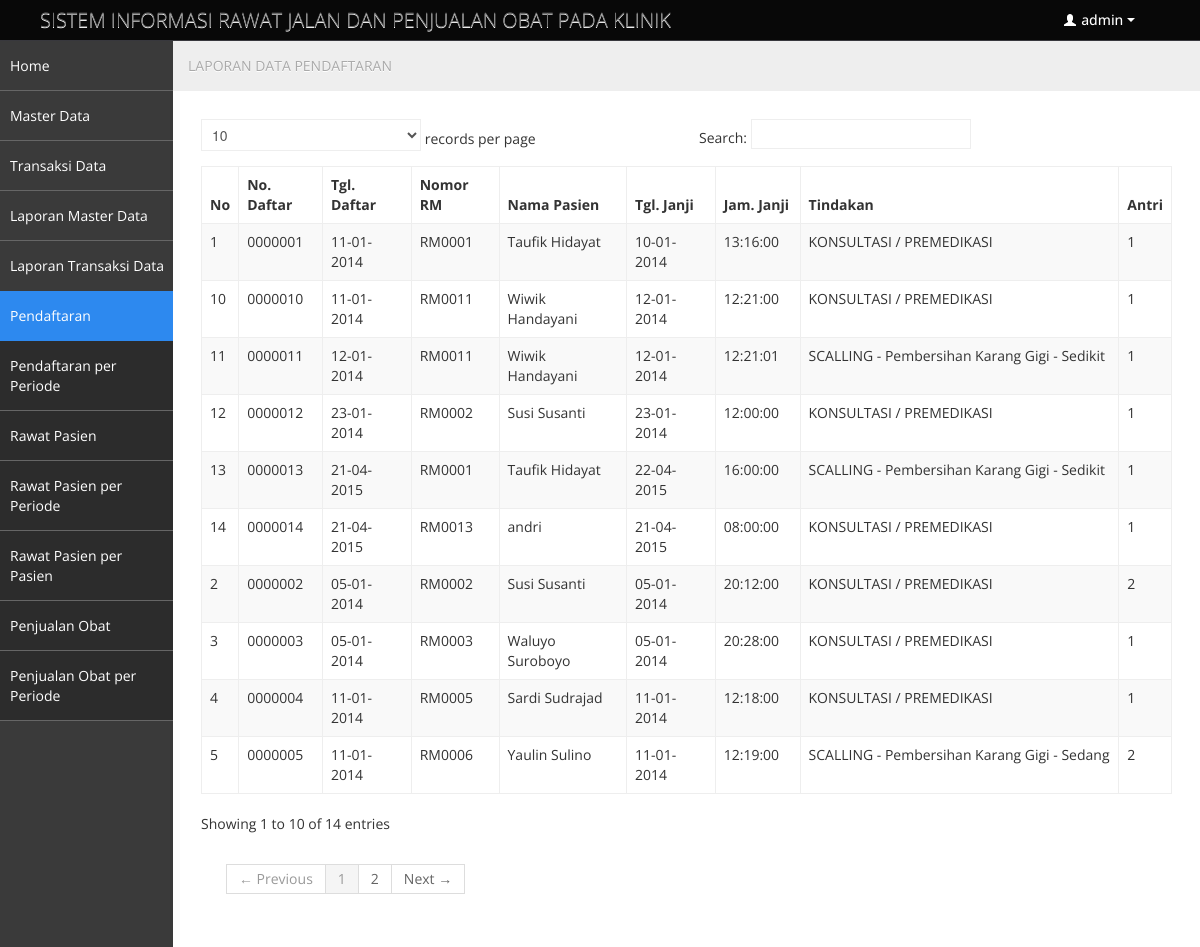
/dasboard.php?page=Laporan-Pendaftaran (signed in), run on the app's committed database.
### tables this page shows
CREATE TABLE IF NOT EXISTS `petugas` (
  `kd_petugas` char(4) NOT NULL,
  `nm_petugas` varchar(100) NOT NULL,
  `no_telepon` varchar(20) NOT NULL,
  `username` varchar(20) NOT NULL,
  `password` varchar(200) NOT NULL,
  `level` varchar(20) NOT NULL DEFAULT 'Kasir',
  PRIMARY KEY (`kd_petugas`)
);

CREATE TABLE IF NOT EXISTS `pendaftaran` (
  `no_daftar` char(7) NOT NULL,
  `nomor_rm` char(6) NOT NULL,
  `tgl_daftar` date NOT NULL,
  `tgl_janji` date NOT NULL,
  `jam_janji` time NOT NULL,
  `keluhan` varchar(100) NOT NULL,
  `kd_tindakan` char(4) NOT NULL,
  `nomor_antri` int(4) NOT NULL,
  `kd_petugas` char(4) NOT NULL,
  PRIMARY KEY (`no_daftar`)
);

CREATE TABLE IF NOT EXISTS `pasien` (
  `nomor_rm` char(6) NOT NULL,
  `nm_pasien` varchar(100) NOT NULL,
  `no_identitas` varchar(40) NOT NULL,
  `jns_kelamin` enum('Laki-laki','Perempuan') NOT NULL,
  `gol_darah` enum('A','B','AB','O') NOT NULL,
  `agama` varchar(30) NOT NULL,
  `tempat_lahir` varchar(100) NOT NULL,
  `tanggal_lahir` date NOT NULL,
  `no_telepon` varchar(20) NOT NULL,
  `alamat` varchar(200) NOT NULL,
  `stts_nikah` enum('Menikah','Belum Nikah') NOT NULL,
  `pekerjaan` varchar(100) NOT NULL,
  `keluarga_status` enum('Ayah','Ibu','Suami','Istri','Saudara') NOT NULL,
  `keluarga_nama` varchar(100) NOT NULL,
  `keluarga_telepon` varchar(20) NOT NULL,
  `tgl_rekam` date NOT NULL,
  `kd_petugas` char(4) NOT NULL,
  PRIMARY KEY (`nomor_rm`)
);

CREATE TABLE IF NOT EXISTS `tindakan` (
  `kd_tindakan` char(4) NOT NULL,
  `nm_tindakan` varchar(100) NOT NULL,
  `harga` int(10) NOT NULL,
  PRIMARY KEY (`kd_tindakan`)
);

### library/inc.library.php (called while the page is built, shortened)
<?php
function IndonesiaTgl($tanggal){
	$tgl=substr($tanggal,8,2);
	$bln=substr($tanggal,5,2);
	$thn=substr($tanggal,0,4);
	$tanggal="$tgl-$bln-$thn";
	return $tanggal;
}
?>

### laporan_pendaftaran.php (the view, shortened to what this page needs)
<?php
$row = 50;
$hal = isset($_GET['hal']) ? $_GET['hal'] : 0;
?>
<ul class="breadcrumb">
				<li>
					LAPORAN DATA PENDAFTARAN
				</li>
</ul>
<table class="table table-striped table-bordered bootstrap-datatable datatable">
<thead>
  <tr>
    <th><strong>No</strong></th>
    <th><strong>No. Daftar </strong></th>
    <th><strong>Tgl. Daftar </strong></th>
    <th><strong>Nomor RM </strong></th>
    <th><strong>Nama Pasien  </strong></th>
    <th><strong>Tgl. Janji </strong></th>
    <th><strong>Jam. Janji </strong></th>
    <th><strong>Tindakan</strong></th>
    <th><strong>Antri</strong></th>
  </tr>
</thead>
  <?php
	$mySql = "SELECT pendaftaran.*, pasien.nm_pasien, tindakan.nm_tindakan
				FROM pendaftaran
				LEFT JOIN pasien ON pendaftaran.nomor_rm = pasien.nomor_rm
				LEFT JOIN tindakan ON pendaftaran.kd_tindakan = tindakan.kd_tindakan
				ORDER BY pendaftaran.no_daftar ASC LIMIT $hal, $row";
	$myQry = mysql_query($mySql, $koneksidb)  or die ("Query salah : ".mysql_error());
	$nomor = $hal;
	while ($myData = mysql_fetch_array($myQry)) {
		$nomor++;
	?>
  <tr>
    <td><?php echo $nomor; ?></td>
    <td><?php echo $myData['no_daftar']; ?></td>
    <td><?php echo IndonesiaTgl($myData['tgl_daftar']); ?></td>
    <td><?php echo $myData['nomor_rm']; ?></td>
    <td><?php echo $myData['nm_pasien']; ?></td>
    <td><?php echo IndonesiaTgl($myData['tgl_janji']); ?></td>
    <td><?php echo $myData['jam_janji']; ?></td>
    <td><?php echo $myData['nm_tindakan']; ?></td>
    <td align="center"><?php echo $myData['nomor_antri']; ?></td>
  </tr>
  <?php } ?>
</table>

### dasboard.php (shortened to what this page needs)
<?php
include_once "library/inc.connection.php";
include_once "library/inc.library.php";
?>
<!DOCTYPE html>
<html lang="en">
<head>
	<link id="bootstrap-style" href="css/bootstrap.min.css" rel="stylesheet">
	<link href="css/bootstrap-responsive.min.css" rel="stylesheet">
	<link id="base-style" href="css/style.css" rel="stylesheet">
	<link id="base-style-responsive" href="css/style-responsive.css" rel="stylesheet">
    <link rel="stylesheet" type="text/css" href="plugins/tigra_calendar/tcal.css" />
</head>
<body>
	<div class="navbar">
		<div class="navbar-inner">
			<div class="container-fluid">
					<a class="brand" href="index.html">SISTEM INFORMASI RAWAT JALAN DAN PENJUALAN OBAT PADA KLINIK </a>
				<div class="nav-no-collapse header-nav">
					<ul class="nav pull-right">
						<?php
$mySql = "SELECT * FROM petugas WHERE kd_petugas='".$_SESSION['SES_LOGIN']."'";
$myQry = mysql_query($mySql, $koneksidb)  or die ("Query user salah : ".mysql_error());
$myData= mysql_fetch_array($myQry);
?>
						<li class="dropdown">
							<a class="btn dropdown-toggle" data-toggle="dropdown" href="#">
								<i class="halflings-icon white user"></i> <?php echo $myData['username']; ?>
								<span class="caret"></span>
							</a>
						</li>
					</ul>
				</div>
		  </div>
		</div>
	</div>
		<div class="container-fluid-full">
		<div class="row-fluid">
			<div id="sidebar-left" class="span2">
				<div class="nav-collapse sidebar-nav">
				<?php include "menu.php"; ?></div>
			</div>
			<div id="content" class="span10">
<?php include "buka_file.php";?>
          </div>
		</div>
		</div>
</body>
</html>

### css/style.css (style rules this page uses)
body { background: #F5F5F5; color: #333; border: none; font-family: 'Open Sans', sans-serif; font-weight: 400; }
a { color: #646464; }
.navbar { margin-bottom: 0px; }
.navbar-inner { margin-bottom: 0px; min-height: 40px; padding-right: 20px; padding-left: 20px; background: #080808; filter: none; text-shadow: 1px 1px 1px #0a0c0e; border: none; color: #fff; -webkit-border-radius: 0px; -moz-border-radius: 0px; border-radius: 0px; *zoom: 1; border-bottom: 1px solid #38383D; }
.navbar-inner a { color: #7b7b7b; text-shadow: 0 -1px 1px #0b090a; }
.navbar-inner a i { margin-top: 2px; }
.header-nav { padding: 0px; color: #fff !important; background: #000 !important; }
.header-nav .nav { margin: 0px; }
.header-nav .btn { display: inline-block; padding: 21px 20px; margin-top: 0px; margin-left: 0px; font-size: 14px; line-height: 20px; text-align: center; text-shadow: none; vertical-align: middle; cursor: pointer; background: transparent; border-left: none; border-right: none; border-top: 0px; border-bottom: 0px; -webkit-border-radius: 0px; -moz-border-radius: 0px; border-radius: 0px; -webkit-box-shadow: none !important; -moz-box-shadow: none !important; box-shadow: none !important; }
.header-nav a.btn { color: #fff !important; text-shadow: none !important; padding: 10px 25px !important; }
.header-nav .btn .caret { border-top-color: #fff !important; border-bottom-color: #fff !important; }
#sidebar-left { background: #3A3A3A; }
#content { background: #ffffff; filter: none; min-height: 100%; padding: 20px 20px; position: relative; }
.breadcrumb { margin: -28px -28px 28px -28px; line-height: 34px; background: #eee; border: 0px; color: #aaa; -webkit-box-shadow: none; -moz-box-shadow: none; box-shadow: none; -webkit-border-radius: 0px; -moz-border-radius: 0px; border-radius: 0px; }
.btn { display: inline-block; padding: 6px 12px; margin-bottom: 0; font-size: 14px; font-weight: 500; line-height: 20px; text-align: center; white-space: nowrap; vertical-align: middle; cursor: pointer; border: 1px solid #a7a9aa; -webkit-border-radius: 0px !important; border-radius: 0px !important; }
.btn i { margin-top: 2px; }
.btn { color: #ffffff; background-color: #a7a9aa; border-color: #a7a9aa; background-image: none; filter: none; text-shadow: none; }
.table th, .table td { border-top: 1px solid #eee; }
.table-bordered { border-color: #eee; -webkit-border-radius: 0px !important; -moz-border-radius: 0px !important; border-radius: 0px !important; }
.table-bordered th, .table-bordered td { border-left: 1px solid #eee; }
.table-bordered thead:first-child tr:first-child > th:first-child, .table-bordered tbody:first-child tr:first-child > td:first-child, .table-bordered tbody:first-child tr:first-child > th:first-child { -webkit-border-radius: 0px !important; -moz-border-radius: 0px !important; border-radius: 0px !important; }
.table-bordered thead:first-child tr:first-child > th:last-child, .table-bordered tbody:first-child tr:first-child > td:last-child, .table-bordered tbody:first-child tr:first-child > th:last-child { -webkit-border-radius: 0px !important; -moz-border-radius: 0px !important; border-radius: 0px !important; }
.table-bordered thead:last-child tr:last-child > th:first-child, .table-bordered tbody:last-child tr:last-child > td:first-child, .table-bordered tbody:last-child tr:last-child > th:first-child, .table-bordered tfoot:last-child tr:last-child > td:first-child, .table-bordered tfoot:last-child tr:last-child > th:first-child { -webkit-border-radius: 0px !important; -moz-border-radius: 0px !important; border-radius: 0px !important; }
.table-bordered thead:last-child tr:last-child > th:last-child, .table-bordered tbody:last-child tr:last-child > td:last-child, .table-bordered tbody:last-child tr:last-child > th:last-child, .table-bordered tfoot:last-child tr:last-child > td:last-child, .table-bordered tfoot:last-child tr:last-child > th:last-child { -webkit-border-radius: 0px !important; -moz-border-radius: 0px !important; border-radius: 0px !important; }

### css/style-responsive.css (style rules this page uses)
@media (min-width: 1200px) { .container-fluid-full { overflow: hidden; position: relative; height: 100%; } }
@media (min-width: 1200px) { #content { width: 85.578%; padding: 28px; margin: 0px 0px; margin-left: 14.422% !important; } }
@media (min-width: 1200px) { #sidebar-left { background: #3A3A3A; margin-left: 0px !important; position: absolute; height: 100%; } }

### data on the page
petugas: username "admin"
pendaftaran: no_daftar "0000001", tgl_daftar "11-01-2014", nomor_rm "RM0001", pasien.nm_pasien "Taufik Hidayat", tgl_janji "10-01-2014", jam_janji "13:16:00", kd_tindakan.nm_tindakan "KONSULTASI / PREMEDIKASI", nomor_antri "1"
pendaftaran: no_daftar "0000002", tgl_daftar "05-01-2014", nomor_rm "RM0002", pasien.nm_pasien "Susi Susanti", tgl_janji "05-01-2014", jam_janji "20:12:00", kd_tindakan.nm_tindakan "KONSULTASI / PREMEDIKASI", nomor_antri "2"
pendaftaran: no_daftar "0000003", tgl_daftar "05-01-2014", nomor_rm "RM0003", pasien.nm_pasien "Waluyo Suroboyo", tgl_janji "05-01-2014", jam_janji "20:28:00", kd_tindakan.nm_tindakan "KONSULTASI / PREMEDIKASI", nomor_antri "1"
pendaftaran: no_daftar "0000004", tgl_daftar "11-01-2014", nomor_rm "RM0005", pasien.nm_pasien "Sardi Sudrajad", tgl_janji "11-01-2014", jam_janji "12:18:00", kd_tindakan.nm_tindakan "KONSULTASI / PREMEDIKASI", nomor_antri "1"
pendaftaran: no_daftar "0000005", tgl_daftar "11-01-2014", nomor_rm "RM0006", pasien.nm_pasien "Yaulin Sulino", tgl_janji "11-01-2014", jam_janji "12:19:00", kd_tindakan.nm_tindakan "SCALLING - Pembersihan Karang Gigi - Sedang", nomor_antri "2"
pendaftaran: no_daftar "0000010", tgl_daftar "11-01-2014", nomor_rm "RM0011", pasien.nm_pasien "Wiwik Handayani", tgl_janji "12-01-2014", jam_janji "12:21:00", kd_tindakan.nm_tindakan "KONSULTASI / PREMEDIKASI", nomor_antri "1"
pendaftaran: no_daftar "0000011", tgl_daftar "12-01-2014", nomor_rm "RM0011", pasien.nm_pasien "Wiwik Handayani", tgl_janji "12-01-2014", jam_janji "12:21:01", kd_tindakan.nm_tindakan "SCALLING - Pembersihan Karang Gigi - Sedikit", nomor_antri "1"
pendaftaran: no_daftar "0000012", tgl_daftar "23-01-2014", nomor_rm "RM0002", pasien.nm_pasien "Susi Susanti", tgl_janji "23-01-2014", jam_janji "12:00:00", kd_tindakan.nm_tindakan "KONSULTASI / PREMEDIKASI", nomor_antri "1"
pendaftaran: no_daftar "0000013", tgl_daftar "21-04-2015", nomor_rm "RM0001", pasien.nm_pasien "Taufik Hidayat", tgl_janji "22-04-2015", jam_janji "16:00:00", kd_tindakan.nm_tindakan "SCALLING - Pembersihan Karang Gigi - Sedikit", nomor_antri "1"
pendaftaran: no_daftar "0000014", tgl_daftar "21-04-2015", nomor_rm "RM0013", pasien.nm_pasien "andri", tgl_janji "21-04-2015", jam_janji "08:00:00", kd_tindakan.nm_tindakan "KONSULTASI / PREMEDIKASI", nomor_antri "1"
